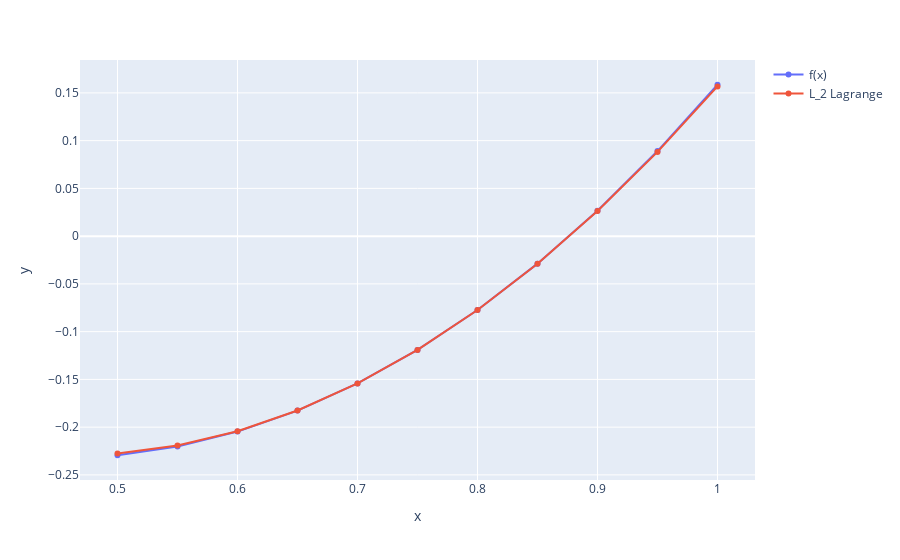

This figure's notebook cell:
### Markdown cell above
Интерполяционная формула Лагранжа для 3-х узлов имеет вид:

$\displaystyle L_2(x*) = f(x_{i - 1}) \frac{(x* - x_i) (x - x_{i + 1})}{(x_{i - 1} - x_i) (x_{i - 1} - x{i + 1})}+ f(x_i) \frac{(x* - x_{i - 1})(x* - x_{i + 1})}{(x_i - x_{i - 1}) (x_i - x_{i + 1})} + f(x_{i + 1}) \frac{(x* - x_{i - 1}) (x* - x_i)}{(x_{i + 1} - x_{i - 1}) (x_{i + 1} - x_i)}$

### Code cell
L_2_Lagrange = f.subs(x, x_points[i_3 - 1]) * \
    (x - x_points[i_3]) * (x - x_points[i_3 + 1]) / \
    (x_points[i_3 - 1] - x_points[i_3]) / (x_points[i_3 - 1] - x_points[i_3 + 1]) + \
    f.subs(x, x_points[i_3]) * \
    (x - x_points[i_3 - 1]) * (x - x_points[i_3 + 1]) / \
    (x_points[i_3] - x_points[i_3 - 1]) / (x_points[i_3] - x_points[i_3 + 1]) + \
    f.subs(x, x_points[i_3 + 1]) * \
    (x - x_points[i_3 - 1]) * (x - x_points[i_3]) / \
    (x_points[i_3 + 1] - x_points[i_3 - 1]) / (x_points[i_3 + 1] - x_points[i_3])
print("L_2 =" , L_2_Lagrange.subs(x, x_star))

figure = px.line(x=x_points, y=y_points, markers=True)
figure.update_traces(name="f(x)", showlegend=True)

figure.add_scatter(x=x_points, y=[float(L_2_Lagrange.subs(x, c)) for c in x_points], name="L_2 Lagrange")

figure.show()

### Figure 1 — Plotly figure (JSON) as saved in the notebook; plotly's stock layout.template omitted (floating-point values rounded to 4 significant figures)
{"data": [{"hovertemplate": "x=%{x}<br>y=%{y}<extra></extra>", "legendgroup": "", "line": {"color": "#636efa", "dash": "solid"}, "marker": {"symbol": "circle"}, "mode": "lines+markers", "name": "f(x)", "orientation": "v", "showlegend": true, "type": "scatter", "x": [0.5, 0.55, 0.6, 0.65, 0.7, 0.75, 0.8, 0.85, 0.9, 0.95, 1.0], "xaxis": "x", "y": [-0.2294, -0.2202, -0.2046, -0.1827, -0.1542, -0.1191, -0.07736, -0.02878, 0.02667, 0.08908, 0.1585], "yaxis": "y"}, {"name": "L_2 Lagrange", "type": "scatter", "x": [0.5, 0.55, 0.6, 0.65, 0.7, 0.75, 0.8, 0.85, 0.9, 0.95, 1], "y": [-0.2275, -0.2192, -0.2043, -0.1826, -0.1542, -0.1191, -0.07736, -0.02887, 0.02632, 0.08821, 0.1568]}], "layout": {"legend": {"tracegroupgap": 0}, "margin": {"t": 60}, "xaxis": {"anchor": "y", "domain": [0, 1], "title": {"text": "x"}}, "yaxis": {"anchor": "x", "domain": [0, 1], "title": {"text": "y"}}}}
